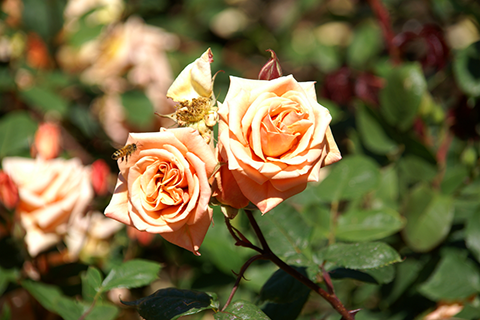
#> input picture data2/rose.bmp, 480 x 320 px
$ python 'exWarpAffine3(Rotate).py'
#> lines starting #> are read from the running program, lines starting #| are printed output that depends on the picture
#> further down, src is the input picture: shape (320, 480, 3); mean B, G, R 63.1, 103.6, 116.2
#| (320, 480, 3)
import cv2, sys
import numpy as np
import math

def translate(src, x_move=0, y_move=0):
    # 이미지의 이동 변환 x->200, y->100만큼 이동
    # 이동 변환 행령
    h, w = src.shape[:2]
    aff = np.array([[1,0,x_move], [0,1,y_move]], dtype=np.float32)
    # 변환후에 출력되는 배열의 크기 (입력되는 src이미지의 크기를 그래도 출력)
    dst = cv2.warpAffine(src, aff, (h+y_move,w+x_move))
    print(dst.shape)
    return dst

def shear(src, x_shear=0, y_shear=0):
    if x_shear>0 and y_shear==0:
        aff = np.array([[1,x_shear,0],[0, 1, 0]], dtype=np.float32)
        h, w = src.shape[:2]
        dst = cv2.warpAffine(src, aff, (w+int(h*x_shear),h))
    elif y_shear>0 and x_shear==0:
        aff = np.array([[1, 0, 0],[y_shear, 1, 0]], dtype=np.float32)
        h,w = src.shape[2]
        dst = cv2.warpAffine(src, aff, w, (h+int(w*y_shear)))

    return dst

def scale(src, x_scale, y_scale):
#> called with x_scale = 1.5, y_scale = 1.5
    h, w = src.shape[:2]
#> h = 320; w = 480
    aff = np.array([[x_scale,0,0], [0, y_scale,0]], dtype=np.float32)
    dst = cv2.warpAffine(src, aff, (int(w*x_scale),int(h*y_scale)))
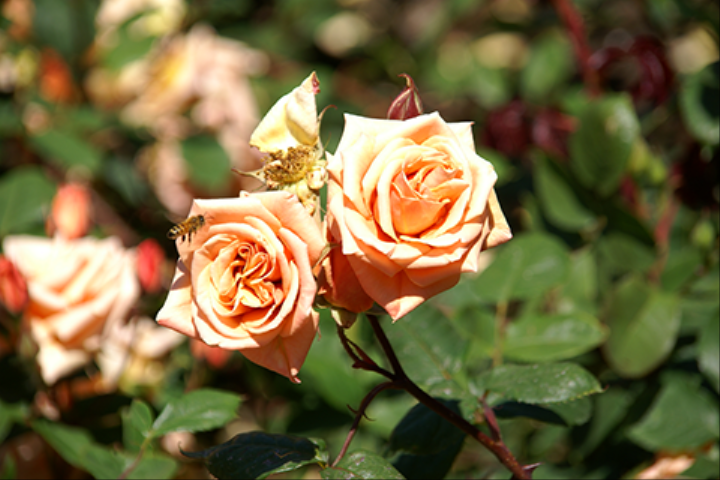
#> dst: shape (480, 720, 3); mean B, G, R 63, 103.5, 116.1
    return dst

def rotate(src, rad):
    aff = np.array([[np.cos(rad), np.sin(rad),0],\
        [-np.sin(rad), np.cos(rad),0]], dtype=np.float32)
    dst = cv2.warpAffine(src, aff,(0,0))
    #(0,0) src하고 aff하고 창 사이즈는 같다...왜나하면, transformation 혹은 rotation 하면서 원조 창 밖으로 나가기 때문에
    #default 중심 좌표 (point of rotation)은 (0,0)....how
    return dst

def rotate2(src, angle=20):
#> called with angle = 20
    h, w = src.shape[:2]
#> h = 320; w = 480
    #to find the center point, get the size of window
    # 튜플로 centerPt를 저장
    centerPt = (w/2, h/2)
#> centerPt = (240, 160)
    # getRotationMatrix2D가 알아서 변환행렬 만들어줌
    aff = cv2.getRotationMatrix2D(centerPt, angle, 1)
    # aff = np.array([[np.cos(rad), np.sin(rad),0],\
    #      [-np.sin(rad), np.cos(rad),0]], dtype=np.float32)
    dst = cv2.warpAffine(src, aff, (w,h))
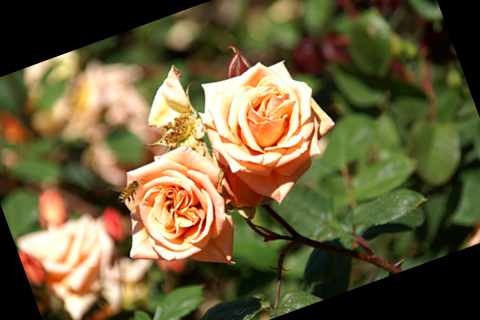
#> dst: shape (320, 480, 3); mean B, G, R 58.4, 94.3, 106.3
    return dst

src = cv2.imread('data2/rose.bmp')

if src is None:
    src.exit('Image load failed')

print(src.shape)
#dst = translate(src,50,50)
#dst = shear(src, 0.5, 0)
dst = scale(src, 1.5, 1.5)
#512x512->1024x1024
#dst = cv2.resize(src,(1024,1024))
#비율로 설정(해상도입력X)
#dst1 = cv2.resize(src, (0,0), fx=4, fy=4, interpolation=cv2.INTER_CUBIC)
#dst2 = cv2.resize(src, (0,0), fx=4, fy=4, interpolation=cv2.INTER_NEAREST)
#dst3 = cv2.resize(src, (0,0), fx=4, fy=4, interpolation=cv2.INTER_LANCZOS4)

#각도를 radian으로 변환하는 공식
angle = 20
rad = angle*math.pi/180
#dst = rotate(src, np.pi/4)
dst = rotate2(src, 20)

cv2.imshow('src', src)
#cv2.imshow('Inter_CUBIC', dst1)
#cv2.imshow('INTER_NEAREST', dst2)
#cv2.imshow('INTER_LANCZOS4', dst3)
cv2.imshow('rotate', dst)
cv2.waitKey()
cv2.destroyAllWindows()

$ run again, with data2/cat.bmp copied over data2/rose.bmp
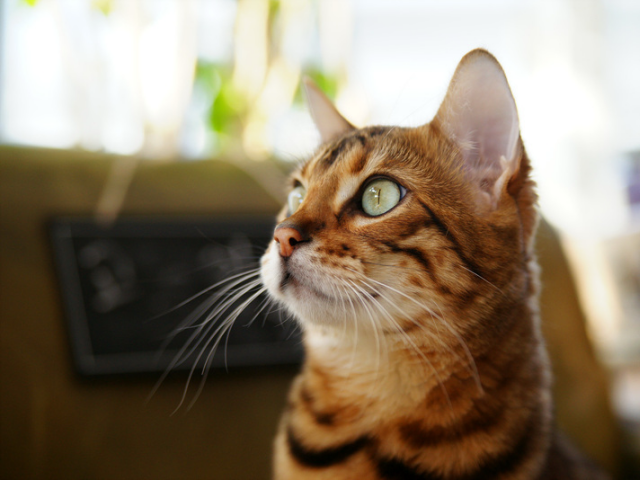
#> input picture data2/cat.bmp, 640 x 480 px
#> src is the input picture: shape (480, 640, 3); mean B, G, R 104.5, 125.6, 140.8
#| (480, 640, 3)
#> in rotate2, `dst = cv2.warpAffine(src, aff, (w,h))`:
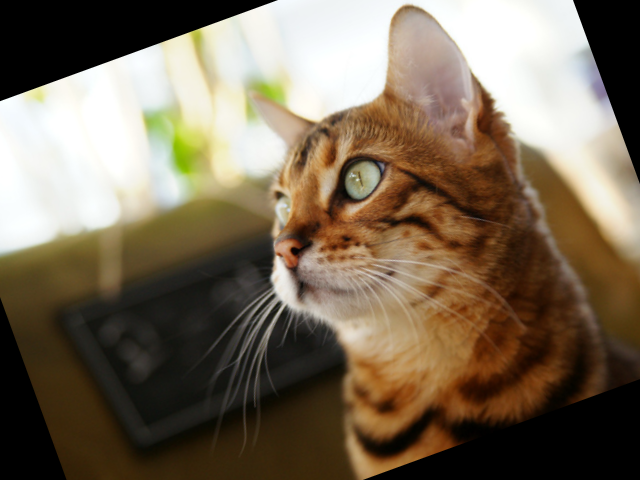
#> dst: shape (480, 640, 3); mean B, G, R 87.3, 106.6, 120.9

$ run again, with data2/circuit.bmp copied over data2/rose.bmp
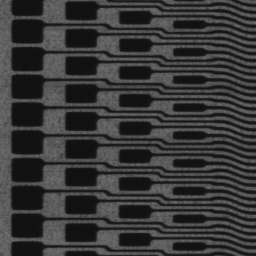
#> input picture data2/circuit.bmp, 256 x 256 px
#> src is the input picture: shape (256, 256, 3); min 13, max 112, mean 55
#| (256, 256, 3)
#> in rotate2, `dst = cv2.warpAffine(src, aff, (w,h))`:
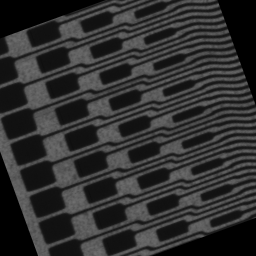
#> dst: shape (256, 256, 3); min 0, max 111, mean 47.9
